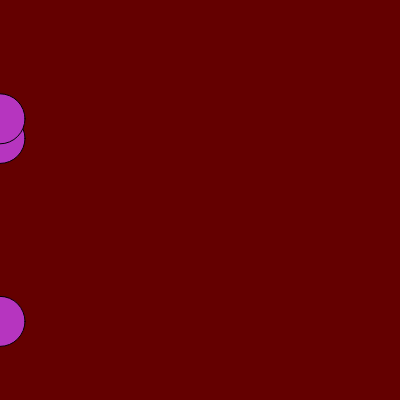
Frame 1 (no input)
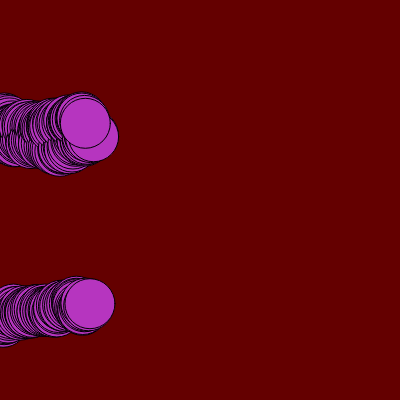
Frame 60 (no input)
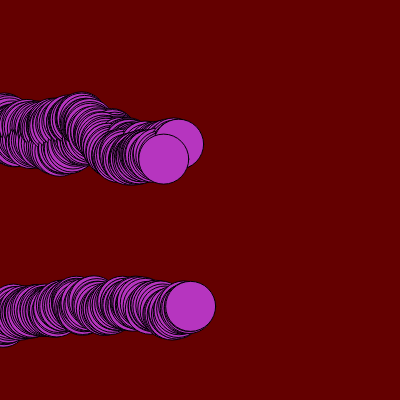
Frame 120 (the mouse pressed at the canvas centre since frame 60)

The p5.js sketch that drew these frames (run headless with seeded random() and noise() and a simulated clock; from frame 60 on, the mouse is pressed at the canvas centre):

// p5.js sketch
// ── sketch.js
let cor;
let CirculoX; // horizontal
let CirculoY; // vertical

function setup() {
  createCanvas(400, 400);
  background(color(100, 0, 0));
  cor = color(random(0, 255), random(0, 255), random(0, 255))
  
  CirculoX = [0, 0, 0];
  CirculoY = [random(height), random(height), random(height)];
}

function draw() {
  fill(cor);
  
 for(let contador in CirculoX) {
   circle(CirculoX[contador], CirculoY[contador],50);
   CirculoX[contador]+= random(0,3);
   CirculoY[contador]+= random(-3,3);

   if(CirculoX[contador] >= width){
     CirculoX[contador] = 0;
     CirculoY[contador] = random(height);
   }  
 }
  if(mouseIsPressed){
    cor = color(random,(0,255), random(0,255), random(0,255), random(0, 100));
  }
}
